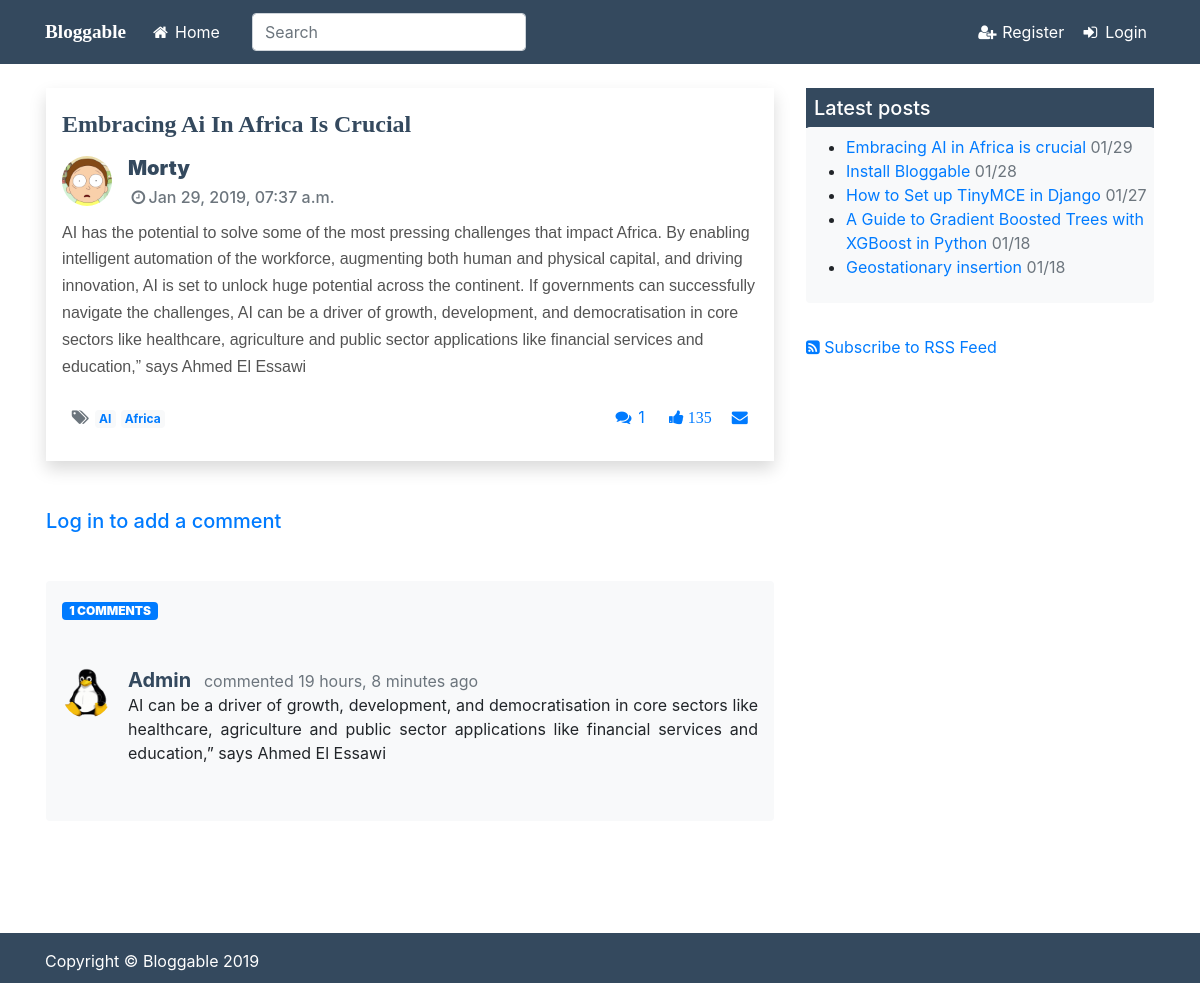
The app's page /posts/2019/01/29/embracing-ai-africa-crucial/ with its own data.
### blog/models.py (models this page shows, shortened)
class Post(models.Model):
    STATUS_CHOICES = (
        ('draft','Draft'),
        ('published', 'Published')
    )
    title = models.CharField(max_length=250)
    slug = models.SlugField(max_length=250, unique_for_date='publish')
    content = HTMLField('content')
    author = models.ForeignKey(User, related_name='blog_posts', on_delete=models.CASCADE)
    created = models.DateTimeField(auto_now_add=True)
    publish = models.DateTimeField(default=timezone.now)
    updated = models.DateTimeField(auto_now=True)
    status = models.CharField(max_length=10, choices=STATUS_CHOICES, default='published')
    view_count = models.PositiveIntegerField(default=0)
    tags = TaggableManager(blank=True)
    objects = models.Manager()
    published = PublishedManager()
    class Meta:
        ordering = ('-publish',)
    def get_absolute_url(self):
        return reverse('post-detail', kwargs={'year':self.publish.year,
                                              'month':self.publish.strftime('%m'),
                                              'day':self.publish.strftime('%d'),
                                              'slug':self.slug})
    def save(self, *args, **kwargs):
        if not self.slug:
            self.slug = slugify(self.title)
        super(Post, self).save(*args, **kwargs)

class Comment(models.Model):
    content = HTMLField('content')
    post = models.ForeignKey(Post, on_delete=models.CASCADE)
    created_on = models.DateTimeField(auto_now_add=True)
    author = models.ForeignKey(User, related_name='blog_comments',
                                on_delete=models.CASCADE)
    class Meta:
        ordering = ('-created_on',)

### users/models.py (models this page shows, shortened)
class Profile(models.Model):
    user = models.OneToOneField(User, on_delete=models.CASCADE)
    image = models.ImageField(default='default.png', upload_to='profile_pics')
    position = models.CharField(max_length=300, default="Blogger at Bloggable")
    bio = models.TextField(blank=True)
    objects=models.Manager

### blog/views.py (the view, shortened to what this page needs)
# urls.py: path('posts/<int:year>/<int:month>/<int:day>/<slug:slug>/', PostDetailView.as_view(), name='post-detail'),
class PostDetailView(View):
    def get(self, request, *args, **kwargs):
        view = PostDisplayView.as_view()
        return view(request, *args, **kwargs)

### blog/models.py (called while the page is built)
    def get_queryset(self):
        return super(PublishedManager,self).get_queryset().filter(status='published')

### blog/templatetags/blog_tags.py (called while the page is built)
@register.inclusion_tag('blog/latest_posts.html')
def display_latest_posts(count=5):
    latest_posts = Post.published.order_by('-publish')[:count]
    return {'latest_posts':latest_posts}

### blog/views.py (called while the page is built)
    def get_object(self):
        object = super(PostDisplayView, self).get_object()
        object.view_count += 1
        object.save()
        return object

    def get_context_data(self, **kwargs):
        context = super(PostDisplayView,self).get_context_data(**kwargs)
        context['comments'] = Comment.objects.filter(post=self.get_object())
        context['comment_form'] = CommentForm
        return context

### blog/templates/blog/post_detail.html (shortened to what this page needs)
{% extends "blog/base.html" %}
{% load static %}
{% load crispy_forms_tags %}
{% block content %}
<div class="mb-2">
    <div class="shadow p-3 mb-5 bg-white">
        <div class="pb-1">
            <h4 class="blog-post-title media-heading">
                <strong>{{ object.title|title }}</strong>
            </h4>
        </div>
        <div class="media pb-1">
            <img class="d-flex mr-3 rounded-circle" src="{{ object.author.profile.image.url }}" width="50" height="50" alt="" />
            <div class="media-body">
                <h5 class="blog-post-author mt-0">
                    <a class="blog-post-author" href="{% url 'user-posts' object.author.username %}">
                        {{ object.author }}
                    </a>
                </h5>
                <h6 class="text-secondary">
                    <span>
                        <i class="fa fa-clock-o fa-fw" aria-hidden="true"></i>{{ object.publish|date:"M d, Y, h:i a" }}
                    </span>
                </h6>
            </div>
        </div>
        <div class="blog-post-content">
            {{ object.content|safe }}
        </div>
        <div class="text-secondary d-flex  bd-highlight mb-2">
            <div class="mr-auto p-2 bd-highlight">
                {% if post.tags.all %}
                <span>
                    <i class="fa fa-tags fa-fw" aria-hidden="true"></i>
                </span>
                {% for tag in post.tags.all %}
                <span class="badge badge-light pl-1">
                    <a href="{% url 'posts-list-by-tag' tag.slug %}">{{ tag }}</a>
                </span>
                {% endfor %}
                {% endif %}
            </div>
            <div class="p-2 bd-highlight">
                <a href="#comment-list">
                    <i class="fa fa-comments fa-fw" aria-hidden="true"></i>
                    {{ object.comment_set.all.count }}
                </a>
            </div>
            <div class="p-2 bd-highlight ml-2">
                <a href="#">
                    <i class="fa fa-thumbs-up fa-fw" aria-hidden="true">&nbsp;{{ object.view_count }}</i>
                </a>
            </div>
            <div class="p-2 bd-highlight ml-4">
                <a href="#"
                data-toggle="modal"
                data-target="#exampleModal"
                data-whatever="@mdo">
                <i class="fa fa-envelope fa-fw" aria-hidden="true"></i></a>
            </div>
        </div>
    </div>
    {% if user.is_authenticated %}
    <div class="mb-4">
        <form id="form-comment" method="post" enctype="multipart/form-data">
            {% csrf_token %}
            <div class="media mb-2">
                <img class="d-flex mr-3 rounded-circle" src="{{ user.profile.image.url }}" width="50" height="50" alt="" />
                <div class="media-body">
                    <legend> Add your comment</legend>
                    {{ comment_form|crispy}}
                </div>
            </div>
            <div class="d-flex flex-row-reverse bd-highlight">
                <button type="submit" class="btn btn-primary btn-sm">Add comment</button>
                <button type="reset" class="btn btn-secondary btn-sm mr-1">Cancel</button>
            </div>
        </form>
    </div>
    {% else %}
    <div>
        <h5>
            <a href="{% url 'login' %}">Log in to add a comment</a>
        </h5>
    </div>
    {% endif %}
    <div id="comment-list" class="mt-5 pl-2 shadow-none p-3 mb-5 bg-light rounded">
        {% if comments %}
        <p class="btn-primary mb-5 badge badge-primary text-uppercase" style="width: 6rem;">
            <b>{{ object.comment_set.all.count }} comments</b>
        </p>
        {% for comment in comments %}
        <div class="media mb-4">
            <img class="d-flex mr-3 rounded-circle" src="{{ comment.author.profile.image.url }}" width="50" height="50" alt="" />
            <div class="media-body">
                <div>
                    <h5 class="d-inline"><a class="blog-post-author" href="{% url 'user-posts' comment.author.username %}">
                            {{ comment.author.username }}
                        </a></h5>
                    <span class="ml-2 text-secondary">
                        commented {{ comment.created_on|timesince }} ago
                    </span>
                </div>
                <p class="text-justify">{{ comment.content|safe }}</p>
            </div>
        </div>
        {% endfor %}
        {% else %}
        <div>
            <h5>There are no comments</h5>
        </div>
        {% endif %}
    </div>
</div>
{% endblock content%}

### blog/templates/blog/latest_posts.html
<ul>
    {% for post in latest_posts %}
    <li>
        <a href="{{ post.get_absolute_url }}">{{ post.title }}</a>
        <span class="text-muted">{{ post.publish|date:"m/d" }}</span>
    </li>
    {% endfor %}
</ul>

### blog/static/blog/css/sticky-footer.css (style rules this page uses)
html { position: relative; min-height: 100%; }
body { margin-bottom: 50px; }

### blog/static/blog/css/custom.css (style rules this page uses)
body { text-rendering: optimizeLegibility }
a.blog-post-title, .blog-post-title, .profile-name { color: #34495e; }
a.blog-post-author, .blog-post-author { color: #34495e; font-weight: bolder; }
.blog-post-content, .blog-post-title { line-height: 1.68; letter-spacing: -.001em; font-family: 'q_serif',Georgia,Times,"Times New Roman", "Hiragino Kaku Gothic Pro","Meiryo",serif; }

### records on screen
Post: title "Embracing Ai In Africa Is Crucial", author.profile.image (picture), author "Morty", publish "Jan 29, 2019, 07:37 a.m.", content "AI has the potential to solve some of the most pressing challenges that impact Africa. By enabling intelligent automation of the workforce, augmenting both human and physical capital, and driving innovation, AI is set to unlock huge potential across the continent. If governments can successfully navigate the challenges, AI can be a driver of growth, development, and democratisation in core sectors like healthcare, agriculture and public sector applications like financial services and education,” says Ahmed El Essawi", comment_set.all.count "1", view_count "135", title "Embracing AI in Africa is crucial", publish "01/29"
Tag: name "AI"
Tag: name "Africa"
Comment: author.profile.image (picture), author.username "Admin", created_on "19 hours, 8 minutes", content "AI can be a driver of growth, development, and democratisation in core sectors like healthcare, agriculture and public sector applications like financial services and education,” says Ahmed El Essawi"
Post: title "Install Bloggable", publish "01/28"
Post: title "How to Set up TinyMCE in Django", publish "01/27"
Post: title "A Guide to Gradient Boosted Trees with XGBoost in Python", publish "01/18"
Post: title "Geostationary insertion", publish "01/18"
